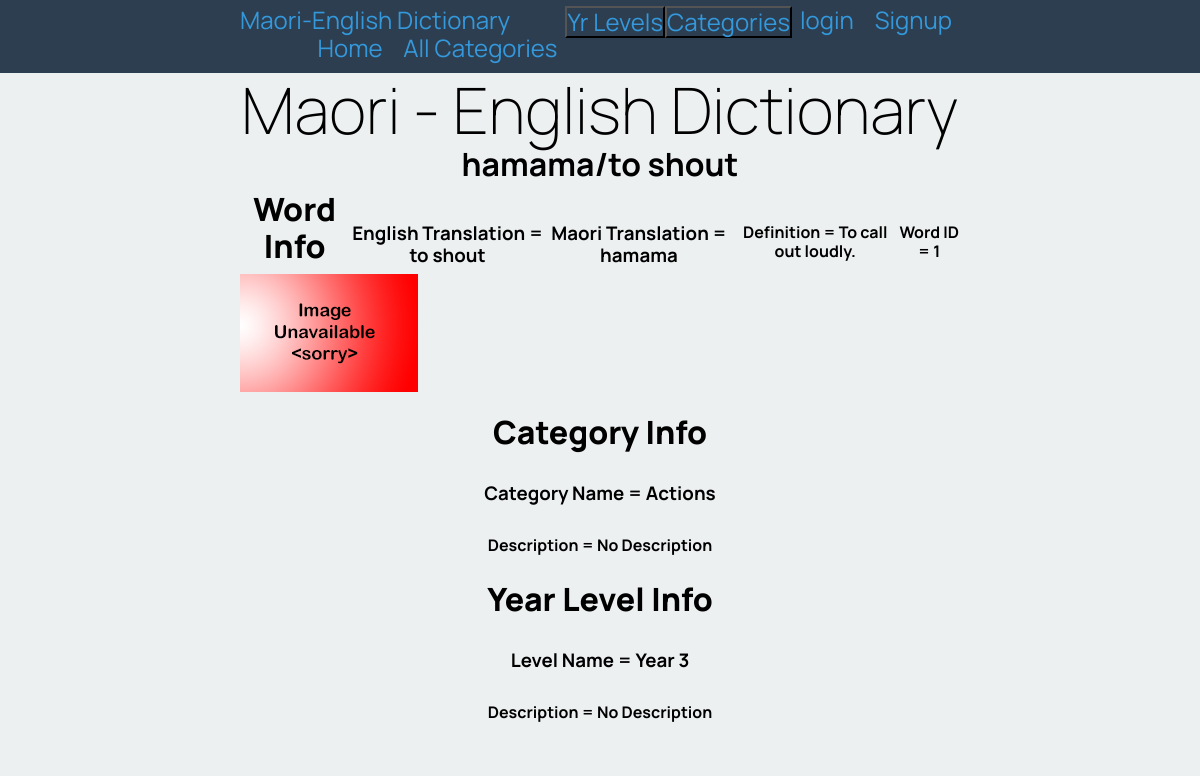
Page /word_page/1 on the committed database.
### tables this page shows
CREATE TABLE words
(
    id         integer
        constraint words_pk
            primary key autoincrement,
    eng_word   varchar(30),
    category   integer
        constraint words_categories_id_fk
            references categories,
    definition varchar(150),
    level      integer
        constraint english_words_categories_id_fk_2
            references categories,
    mri_word   varchar(30)
, image varchar(60));

CREATE TABLE categories
(
    id          integer
        constraint categories_pk
            primary key autoincrement,
    title       varchar(30),
    description varchar(150)
, type char(10));

### app.py (the view)
@app.route('/word_page/<word_id>')
def render_word_page(word_id):
    con = create_connection(DATABASE)
    cur = con.cursor()
    query = "SELECT mri_word, eng_word, definition, category, level, image, id FROM words WHERE id = ?"
    cur.execute(query, (word_id))
    word_list = cur.fetchall()
    query = "SELECT title, description FROM categories WHERE id =? "
    cur.execute(query, (word_list[0][3],))
    cat_info = cur.fetchall()[0]
    cur.execute(query, (word_list[0][4],))
    lev_info = cur.fetchall()[0]
    if is_logged_in()[1] != "admin":
        query = "SELECT edited_id, edited_type, edit, editor_id, date_time, editor_name, edited_title FROM edit_log WHERE edited_id=? or edited_id=? or edited_id=?"
        cur.execute(query, (word_id, word_list[0][3], word_list[0][4]))
        edit_list = cur.fetchall()
    else:
        edit_list = []
    con.close()
    print(lev_info)
    print(cat_info)
    return render_template('word_page.html', cat_list=render_cat_lev_menus('C'), lev_list=render_cat_lev_menus('L'), logged_in=is_logged_in()[0], perms=is_logged_in()[1], word_list=word_list, cat_info=cat_info, lev_info=lev_info, edit_list=edit_list)

### app.py (called while the page is built)
def create_connection(db_file: object) -> object:
    try:
        connection = sqlite3.connect(db_file)
        return connection
    except Error as e:
        print(e)
    return None

def is_logged_in():
    if session.get("email") is None:
        print("Not logged in")
        perms = ""
        return False, perms
    else:
        print("Logged in")
        perms = session.get('user_perms')
        return True, perms

def render_cat_lev_menus(catlev):
    con = create_connection(DATABASE)
    query = "SELECT id, title FROM categories WHERE type=?"
    cur = con.cursor()
    cur.execute(query, (catlev))
    cat_list = cur.fetchall()
    con.close()
    return cat_list

### Templates/word_page.html (shortened to what this page needs)
{% extends "base.html" %}
{% block pageheading %} {{ word_list[0][0] }}/{{ word_list[0][1] }} {% endblock %}
{% block main %}
<div class = word-page>
    <h2><strong> Word Info </strong></h2>
    <h3>English Translation = {{ word_list[0][1] }}</h3>
    <h3>Maori Translation = {{ word_list[0][0] }}</h3>
    <h4>Definition = {{ word_list[0][2] }}</h4>
    <h4>Word ID = {{ word_list[0][6] }}</h4>
    </div>
    <div class = word-page-image>
        <img src="/static/images/{{ word_list[0][5] }}" onerror="this.onerror=null;this.src='/static/images/noimage.png';">
    </div>
    <br>
    <h2><strong> Category Info </strong></h2>
    <h3>Category Name = {{ cat_info[0] }}</h3>
    <h4>Description = {{ cat_info[1] }}</h4>
    <br>
    <h2><strong> Year Level Info </strong></h2>
    <h3>Level Name = {{ lev_info[0] }}</h3>
    <h4>Description = {{ lev_info[1] }}</h4>
    <br>
{% endblock %}

### Static/maori_dictionary.css (style rules this page uses)
* { font-family: 'Manrope', sans-serif; padding: 0; margin: 0; box-sizing: border-box; }
body { background-color: rgba(236, 240, 241, 1.0); }
img { max-width: 100%; }
h2 { font-size: 2rem; text-align: center; margin: 0 0 0.5rem 0; }
h3,h4 { text-align: center; margin: 2rem 0 0.5rem 0; }
.word-page-image { max-height: 250px; overflow: hidden; }
.word-page { display: flex; justify-content: center; }

### rows in the picture
words: mri_word "hamama", eng_word "to shout", definition "To call out loudly.", id "1"
categories: title "Actions", description "No Description"
categories: title "Year 3", description "No Description"
